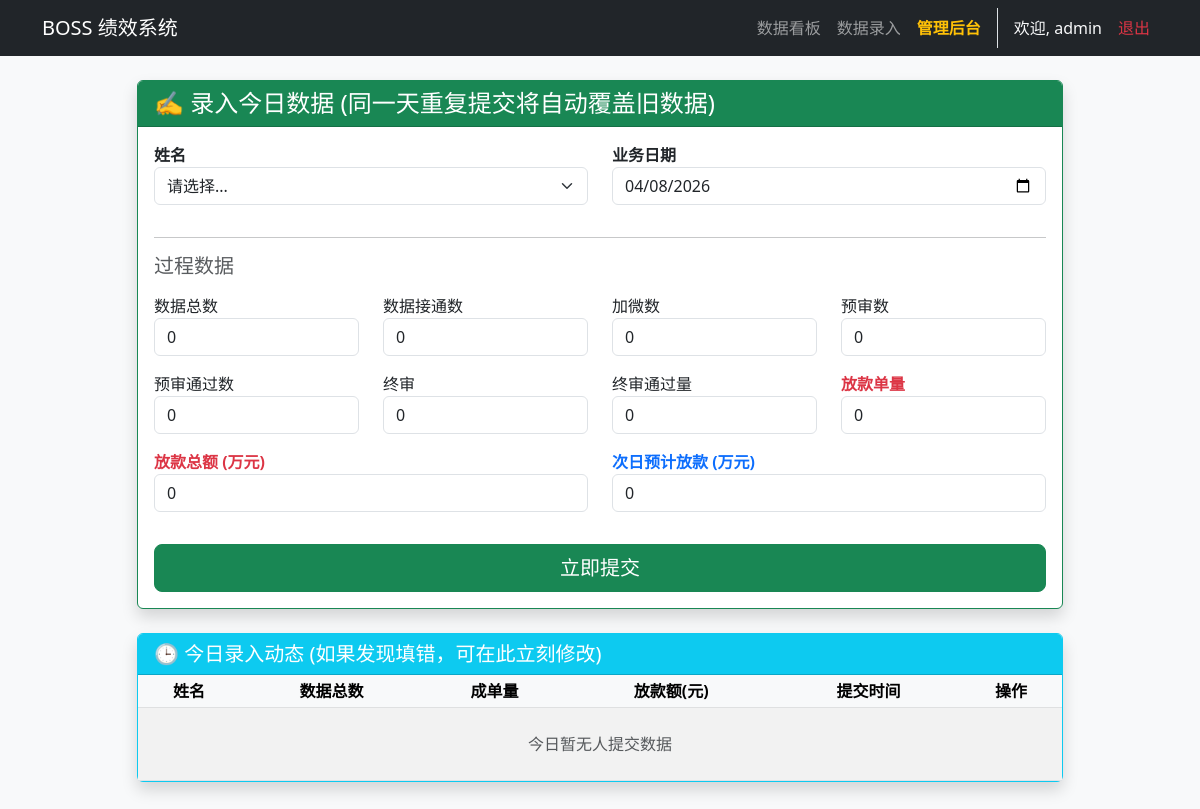
Before: /entry (signed in) with the older database file.
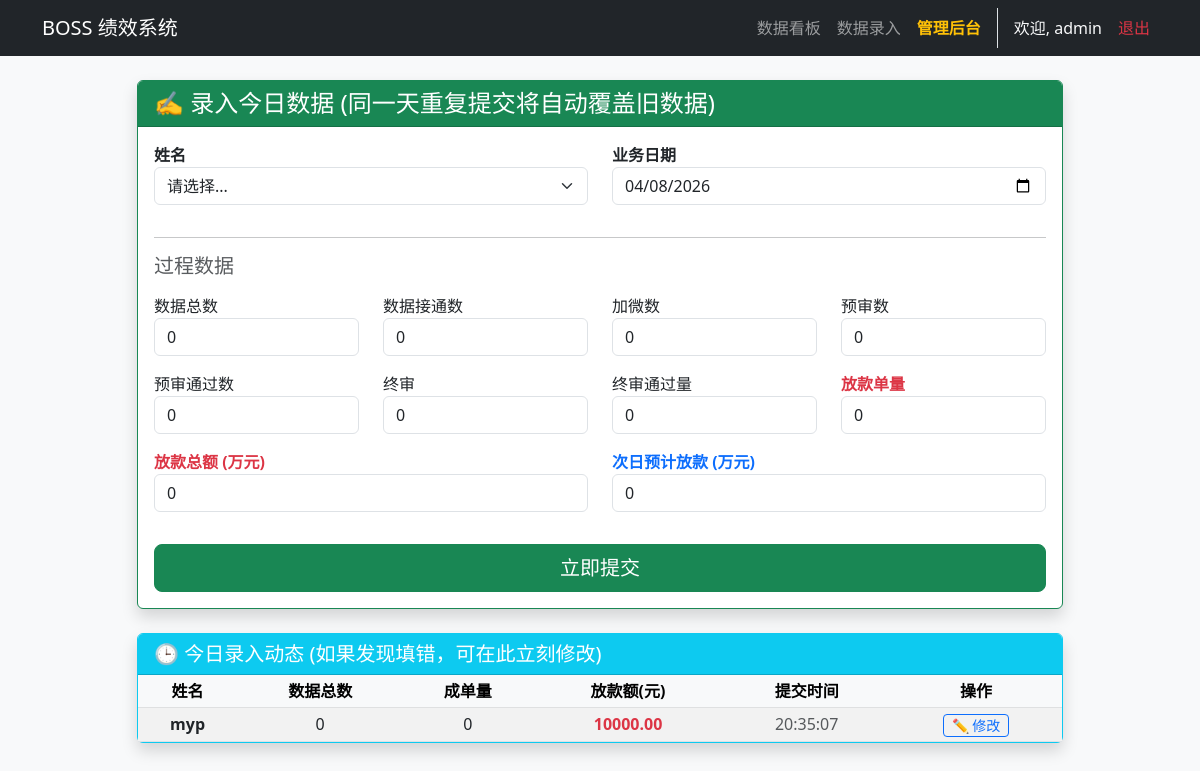
After: the same page with the newer database file.
### app.py (models this page shows)
class DailyLog(db.Model):
    id = db.Column(db.Integer, primary_key=True)
    date = db.Column(db.String(20), index=True)
    name = db.Column(db.String(50), index=True)
    total_data_count = db.Column(db.Integer, default=0)
    connected = db.Column(db.Integer, default=0)
    added_wechat = db.Column(db.Integer, default=0)
    pre_audit = db.Column(db.Integer, default=0)
    pre_pass = db.Column(db.Integer, default=0)
    final_audit = db.Column(db.Integer, default=0)
    final_pass = db.Column(db.Integer, default=0)
    loan_orders = db.Column(db.Integer, default=0)
    loan_amount = db.Column(Numeric(precision=18, scale=8), default=0.0)
    next_day_est = db.Column(Numeric(precision=18, scale=8), default=0.0)
    timestamp = db.Column(db.DateTime, default=datetime.datetime.now, index=True)

### app.py (the view, shortened to what this page needs)
@app.route('/entry', methods=['GET', 'POST'])
@login_required
def entry():
    today_str = datetime.date.today().strftime('%Y-%m-%d')
    return render_template('entry.html', employees=[e.name for e in Employee.query.all()], today=today_str, today_logs=DailyLog.query.filter_by(date=today_str).all())

### app.py (called while the page is built)
def login_required(f):
    @wraps(f)
    def decorated_function(*args, **kwargs):
        if 'user_id' not in session:
            return redirect(url_for('login'))
        return f(*args, **kwargs)
    return decorated_function

### templates/entry.html (shortened to what the changed rows need)
{% extends "layout.html" %}
{% block content %}
<div class="row justify-content-center">
    <div class="col-md-10">
        <div class="card shadow border-info">
            <div class="card-body p-0">
                <div class="table-responsive">
                    <table class="table table-sm table-striped m-0 align-middle text-center">
                        <thead class="table-light">
                            <tr>
                                <th>姓名</th><th>数据总数</th><th>成单量</th><th>放款额(元)</th><th>提交时间</th><th>操作</th>
                            </tr>
                        </thead>
                        <tbody>
                            {% for log in today_logs %}
                            <tr>
                                <td class="fw-bold">{{ log.name }}</td>
                                <td>{{ log.total_data_count }}</td>
                                <td>{{ log.loan_orders }}</td>
                                <td class="text-danger fw-bold">{{ "%.2f"|format(log.loan_amount|float * 10000) }}</td>
                                <td class="text-muted">{{ log.timestamp.strftime('%H:%M:%S') }}</td>
                                <td><a href="{{ url_for('edit_log', log_id=log.id) }}" class="btn btn-sm btn-outline-primary py-0">✏️ 修改</a></td>
                            </tr>
                            {% else %}
                            <tr><td colspan="6" class="text-center py-4 text-muted">今日暂无人提交数据</td></tr>
                            {% endfor %}
                        </tbody>
                    </table>
                </div>
            </div>
        </div>
    </div>
</div>
{% endblock %}

Changed rows visible on the page:
added DailyLog: name "myp", total_data_count "0", loan_orders "0", log.loan_amount|float*10000 "10000.00", timestamp "20:35:07"
Other visible differences:
text no longer shown: "今日暂无人提交数据"
